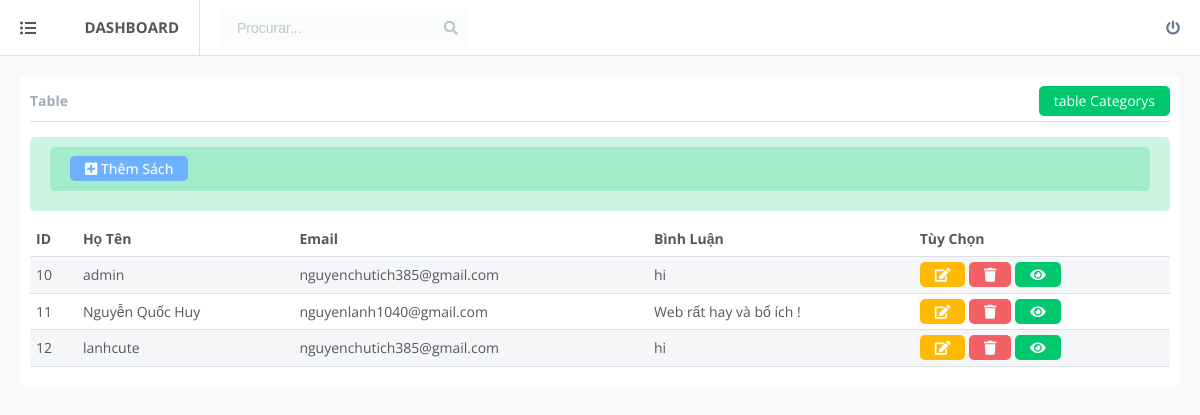
The app's page /Admin/CommentAdmin.php with its own data.
### tables this page shows
CREATE TABLE `comments` (
  `id` int(11) NOT NULL,
  `username` varchar(100) DEFAULT NULL,
  `email` varchar(255) DEFAULT NULL,
  `comment` varchar(500) DEFAULT NULL
);

### Admin/CommentAdmin.php (the view, shortened to what this page needs)
<!DOCTYPE html>
<html lang="en">
<head>
    <link rel="stylesheet" href="https://cdnjs.cloudflare.com/ajax/libs/font-awesome/5.11.2/css/all.css">
    <link rel="stylesheet" href="../css/main.css">
    <link rel="stylesheet" href="../js/main.js">
</head>
<body>
    <nav class="topnav">
        <div class="logo">
            <a href="#" class="display-sm display-md" id="menu"><i class="fa fa-list-ul"></i></a>
            <a href="index.html" class="hidden-sm"><h1>Dashboard</h1></a>
        </div>
        <div class="user-menu">
            <form action="#" method="post" class="hidden-sm">
                <input type="text" name="search" id="search" placeholder="Procurar...">
                <i class="fa fa-search"></i>
            </form>
            <div>
                <a href="#"><i class="fa fa-power-off"></i></a>
            </div>
        </div>
    </nav>
    <main class="content">
        <div class="grid">
            <div class="painel">
                <div class="painel-header">
                    <h4 class="painel-title">Table</h4>
                    <a href="#" class="btn btn-green">table Categorys</a>
                </div>
                <div class="painel-body">
                    <div class="alert alert-success">
                        <div class="alert alert-success">
                            <a href="./Categorys/Create.php" class="btn btn-blue">
                                <i class="fa fa-plus-square" aria-hidden="true"></i>
                                    Thêm Sách
                            </a>
                        </div>
                    </div>
                        <table class="zebra">
                        <thead>
                            <tr>
                                <th>ID</th>
                                <th>Họ Tên</th>
                                <th>Email</th>
                                <th>Bình Luận</th>
                                <th>Tùy Chọn</th>
                            </tr>
                        </thead>
                        <tbody>
                            <tr>
                                <?php
                                    $con = new mysqli('localhost', 'root', '', 'qlythuviensach');
                                    $sql = "SELECT * from comments";
                                    if ($result = $con->query($sql)) {
                                        if ($result->num_rows > 0) {
                                            while ($row = $result->fetch_array()) {
                                                echo "<tr>";
                                                echo "<td>" . $row['id'] . "</td>";
                                                echo "<td>" . $row['username'] . "</td>";
                                                echo "<td>" . $row['email'] . "</td>";
                                                echo "<td>" . $row['comment'] . "</td>";
                                                echo " <td><a href='./Comment/Update.php?id=" . $row['id'] . "' class='btn btn-orange'><i class='fa fa-edit' aria-hidden='true'></i></a>
                                                <a href='./Comment/Delete.php?id=" . $row['id']."'
                                                class='btn btn-red' ><i class='fa fa-trash' aria-hidden='true'></i></a>
                                                <a href='' class='btn btn-green'><i class='fa fa-eye' aria-hidden='true'></i></a>
                                                </td>";
                                                echo "</tr>";
                                            }
                                        } else {
                                            echo "Không tìm thấy dữ liệu.";
                                        }
                                    } else {
                                        echo "ERROR: Không thể thực thi câu lệnh $sql. " . $mysqli->error;
                                    }
                                ?>
                            </tr>
                        </tbody>
                        </table>
                </div>
            </div>
        </div>
    </main>
</body>
</html>

### css/main.css (style rules this page uses)
*, *::before, *::after { margin: 0; padding: 0; box-sizing: inherit; }
html { font-size: 62.5%; }
body { font-family: 'Open Sans', sans-serif; font-weight: 400; line-height: 1.7; box-sizing: border-box; background: #f8f9fa; }
a { text-decoration: none; }
.topnav { height: 5.6rem; width: 100vw; position: fixed; top: 0; left: 0; background: #fff; border-bottom: 1px solid #dae0e5; display: grid; grid-template-columns: 20rem 1fr; grid-template-areas: "logo user-nav"; }
.topnav form #search { padding: 1rem 1.5rem; padding-right: 3rem; width: 25rem; height: 100%; font-size: 1.4rem; background-color: #fbfcfc; border: 2px solid rgba(255, 255, 255, 0.8); color: #657a8e; border-radius: 4px; margin-right: -3rem; outline: none; transition: .2s ease-in-out; }
.topnav form i, .topnav form ::placeholder { color: #bdc6d0; }
.topnav .logo { border-right: 1px solid #dae0e5; grid-area: logo; display: flex; justify-content: center; align-items: center; }
@media only screen and (max-width: 75em) { .topnav .logo { padding: 0 2rem; justify-content: space-between; } }
.topnav .logo a { color: #53585d; text-transform: uppercase; }
.topnav .user-menu { grid-area: user-nav; display: flex; justify-content: space-between; align-items: center; padding: 0 2rem; font-size: 1.4rem; }
.topnav .user-menu a { color: #657a8e; }
#menu { font-size: 1.6rem; }
.content { margin-top: 5.6rem; margin-left: 20rem; padding: 2rem; height: calc(100vh - 5.6rem); overflow-y: auto; }
@media only screen and (max-width: 75em) { .content { margin-left: 0; } }
.grid { display: grid; grid-gap: 2rem; grid-template-columns: repeat(auto-fit, minmax(24rem, 1fr)); }
.display-sm { display: none; }
.display-md { display: none; }
@media only screen and (max-width: 75em) { .display-md { display: inline-flex; } }
.btn { padding: .3rem 1.5rem; border-radius: 5px; font-size: 1.4rem; border: 0; }
.btn-blue { background-color: #6DB1FF; color: #fff; }
.btn-green { background-color: #00C86F; color: #fff; }
.btn-orange { background-color: #FFBA05; color: #fff; }
.btn-red { background-color: #F16165; color: #fff; }
.alert { font-size: 1.4rem; border-radius: 5px; margin-bottom: 1rem; padding: 1rem 2rem; font-weight: 500; }
.alert-success { background: rgba(0, 200, 111, 0.2); color: #00C86F; }
.painel { background: #fff; color: #53585d; border-radius: 5px; padding: .5rem 1rem; }
.painel-header { display: flex; justify-content: space-between; align-items: center; border-bottom: 1px solid #dae0e5; padding: .5rem 0; }
.painel-header .painel-title { font-size: 1.4rem; color: #9fadba; }
.painel-body { margin: 1.5rem 0; font-size: 1.4rem; overflow: auto; }
table { width: 100%; border-collapse: collapse; }
th, td { padding: .6rem; text-align: left; border-bottom: 1px solid #dae0e5; color: #53585d; }
.zebra tr:nth-child(even) { background-color: #f5f6f8; }

### records on screen
comments: id "10", username "admin", email "nguyenchutich385@gmail.com", comment "hi"
comments: id "11", username "Nguyễn Quốc Huy", email "nguyenlanh1040@gmail.com", comment "Web rất hay và bổ ích !"
comments: id "12", username "lanhcute", email "nguyenchutich385@gmail.com", comment "hi"
